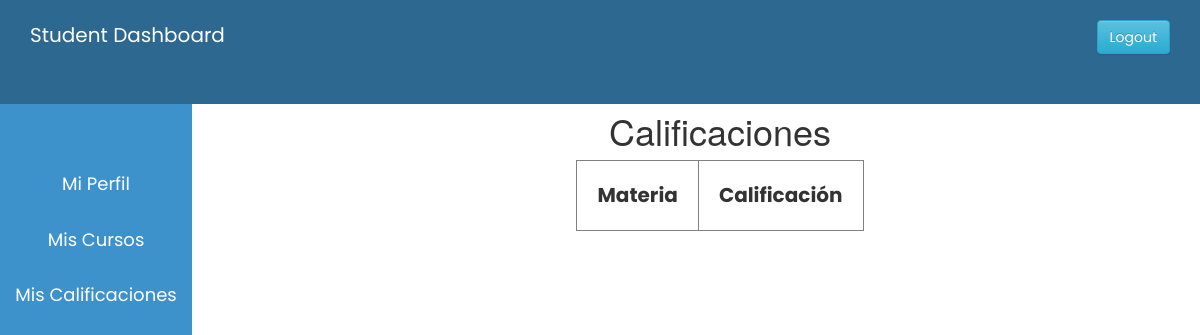
The app's page /student_results.php (signed in), older data.
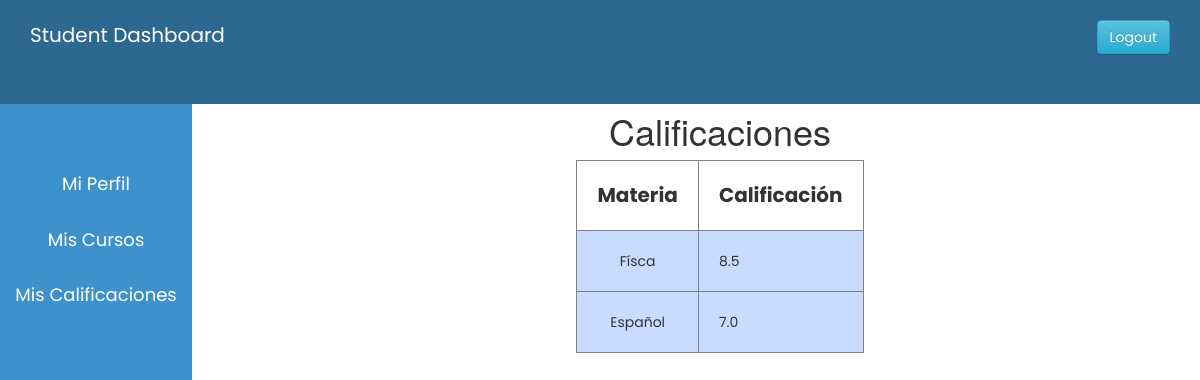
The same page, newer data.
### tables this page shows
CREATE TABLE `student_results` (
  `id` int(11) NOT NULL,
  `name` varchar(255) NOT NULL,
  `grade` decimal(3,1) NOT NULL
);

### student_results.php (the view, shortened to what this page needs)
<?php
  $host="localhost";
  $user="root";
  $password="";
  $db="schoolproject";
  $data=mysqli_connect($host,$user,$password,$db);
  $sql="SELECT * FROM student_results";
  $result=mysqli_query($data,$sql);
?>
<!DOCTYPE html>
<html lang="en">
<head>
  <?php
    include 'student_css.php'
  ?>
</head>
<body>
  <?php
    include 'student_sidebar.php'
  ?>
<div class="content">
    <center><br>
    <h1>Calificaciones</h1>
    <table border="1px">
        <tr>
          <th class="table_th" style="text-align: center; font-family: Poppins;">Materia</th>
          <th class="table_th" style="text-align: center; font-family: Poppins;">Calificación</th>
        </tr>
        <?php
        while($info=$result->fetch_assoc()){
        ?>
        <tr>
            <td class="table_td" style="text-align: center; font-family: Poppins;">
              <?php echo "{$info['name']}"?>
            </td>
            <td class="table_td" style="text-align: center font-family: Poppins;">
              <?php echo "{$info['grade']}"?>
            </td>
        </tr>
        <?php
        }
        ?>
    </table>
    </center>
  </div>
</body>
</html>

Row changes from the older to the newer data that the page shows:
added student_results: name "Físca", grade "8.5"
added student_results: name "Español", grade "7.0"
